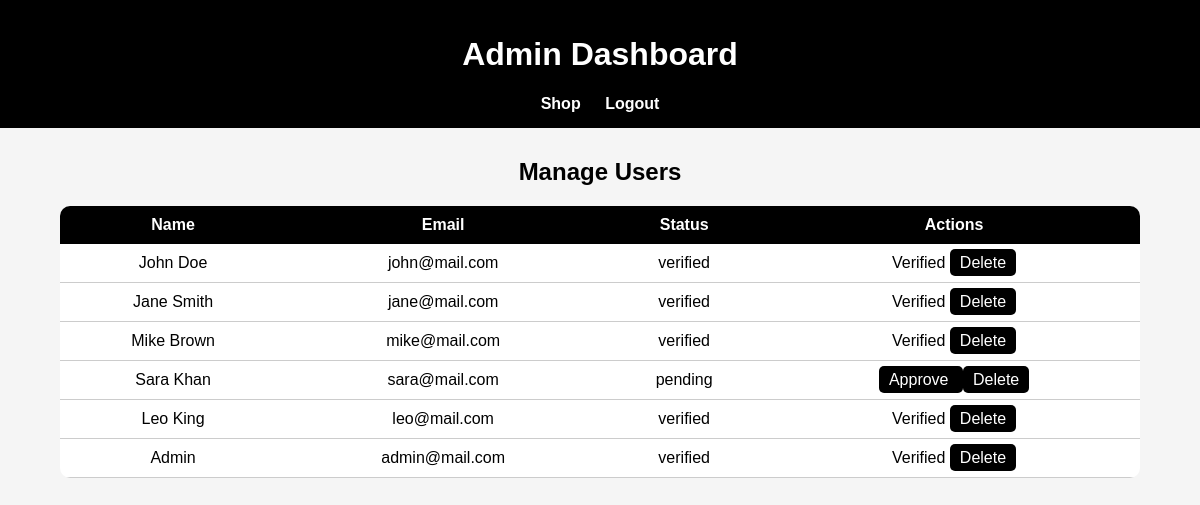
Screenshot of /ClothingStore/adminDashboard.php (signed in) with the database file from the repository.
### tables this page shows
CREATE TABLE `users` (
  `user_id` int(11) NOT NULL,
  `name` varchar(100) NOT NULL,
  `email` varchar(100) NOT NULL,
  `username` varchar(50) NOT NULL,
  `password` varchar(255) NOT NULL,
  `status` enum('pending','verified') DEFAULT 'pending',
  `role` enum('buyer','admin') DEFAULT 'buyer'
);

### ClothingStore/adminDashboard.php (the view, shortened to what this page needs)
<?php
include("DBConn.php");
$result = $conn->query("SELECT * FROM users");
?>
<!DOCTYPE html>
<html>
<head>
    <link rel="stylesheet" href="css/style.css">
</head>
<body>
<div class="header">
    <h1>Admin Dashboard</h1>
    <div class="nav">
        <a href="shop.php">Shop</a>
        <a href="logout.php">Logout</a>
    </div>
</div>
<div class="admin-container">
<h2 style="text-align:center;">Manage Users</h2>
<table class="admin-table">
<tr>
    <th>Name</th>
    <th>Email</th>
    <th>Status</th>
    <th>Actions</th>
</tr>
<?php if ($result && $result->num_rows > 0) {
    while($row = $result->fetch_assoc()) { ?>
<tr>
    <td><?php echo htmlspecialchars($row['name']); ?></td>
    <td><?php echo htmlspecialchars($row['email']); ?></td>
    <td><?php echo htmlspecialchars($row['status']); ?></td>
    <td>
        <?php if ($row['status'] == 'pending') { ?>
            <a class="admin-btn" href="?approve=<?php echo $row['user_id']; ?>">
                Approve
            </a>
        <?php } else { ?>
            <span>Verified</span>
        <?php } ?>
        <a class="admin-btn"
           href="?delete=<?php echo $row['user_id']; ?>"
           onclick="return confirm('Delete this user and all related data?');">
            Delete
        </a>
    </td>
</tr>
<?php
    }
} else { ?>
<tr>
    <td colspan="4">No users found.</td>
</tr>
<?php } ?>
</table>
</div>
</body>
</html>

### ClothingStore/css/style.css (style rules this page uses)
body { font-family: Arial, sans-serif; background-color: #f5f5f5; margin: 0; padding: 0; }
.header { background-color: black; color: white; padding: 15px; text-align: center; }
.nav { margin-top: 10px; }
.nav a { color: white; text-decoration: none; margin: 10px; font-weight: bold; }
.admin-container { width: 90%; margin: 30px auto; }
.admin-table { width: 100%; border-collapse: collapse; background: white; border-radius: 10px; overflow: hidden; }
.admin-table th { background: black; color: white; padding: 10px; }
.admin-table td { padding: 10px; border-bottom: 1px solid #ccc; text-align: center; }
.admin-btn { background-color: black; color: white; padding: 5px 10px; text-decoration: none; border-radius: 5px; }

### rows the page displays
users: name "John Doe", email "john@mail.com", status "verified", shows "Verified"
users: name "Jane Smith", email "jane@mail.com", status "verified", shows "Verified"
users: name "Mike Brown", email "mike@mail.com", status "verified", shows "Verified"
users: name "Sara Khan", email "sara@mail.com", status "pending"
users: name "Leo King", email "leo@mail.com", status "verified", shows "Verified"
users: name "Admin", email "admin@mail.com", status "verified", shows "Verified"
